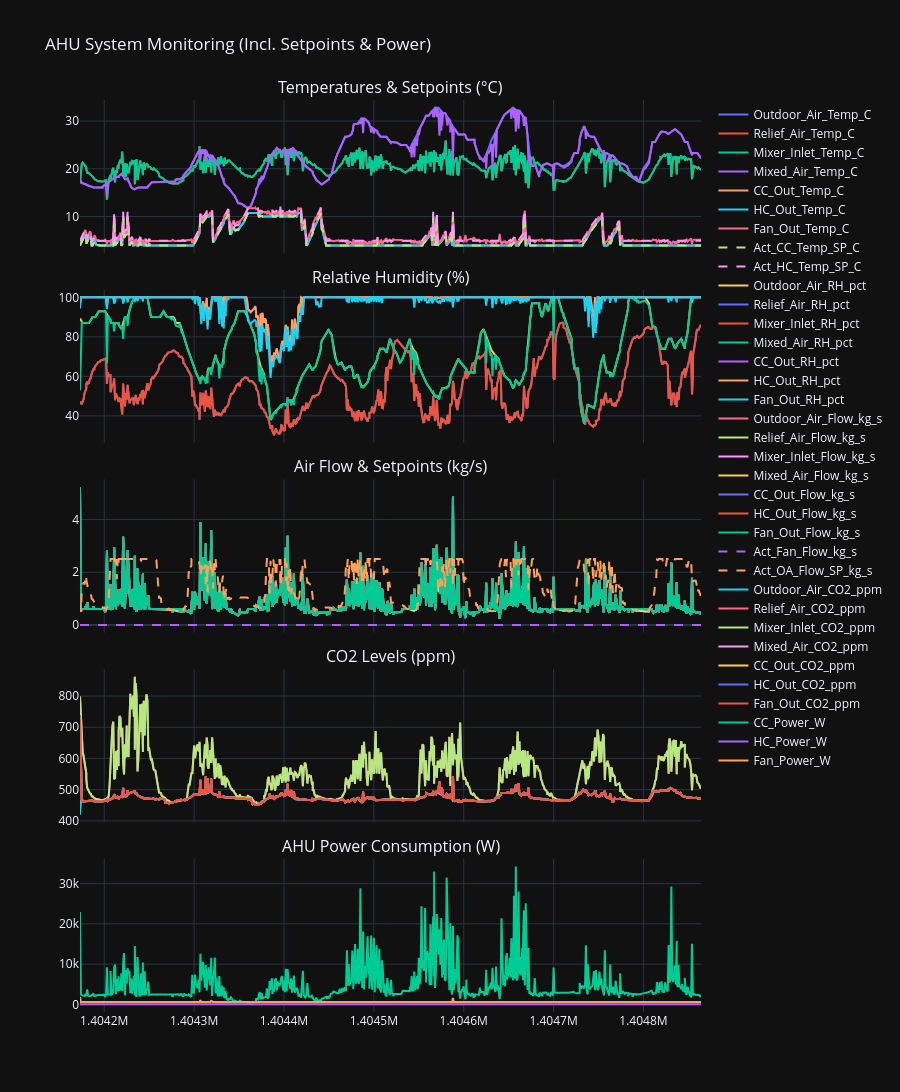

The code cell stored with this chart in its notebook:
### Code cell
plot_ahu_monitoring(df)

### Figure 1 — Plotly figure (JSON) as saved in the notebook; plotly's stock layout.template omitted (floating-point values rounded to 4 significant figures; data arrays with more than 128 entries replaced by an {"elided": "..."} marker saying what was removed)
{"data": [{"mode": "lines", "name": "Outdoor_Air_Temp_C", "type": "scatter", "x": {"elided": "768 int values"}, "xaxis": "x", "y": {"elided": "768 float values"}, "yaxis": "y"}, {"mode": "lines", "name": "Relief_Air_Temp_C", "type": "scatter", "x": {"elided": "768 int values"}, "xaxis": "x", "y": {"elided": "768 float values"}, "yaxis": "y"}, {"mode": "lines", "name": "Mixer_Inlet_Temp_C", "type": "scatter", "x": {"elided": "768 int values"}, "xaxis": "x", "y": {"elided": "768 float values"}, "yaxis": "y"}, {"mode": "lines", "name": "Mixed_Air_Temp_C", "type": "scatter", "x": {"elided": "768 int values"}, "xaxis": "x", "y": {"elided": "768 float values"}, "yaxis": "y"}, {"mode": "lines", "name": "CC_Out_Temp_C", "type": "scatter", "x": {"elided": "768 int values"}, "xaxis": "x", "y": {"elided": "768 float values"}, "yaxis": "y"}, {"mode": "lines", "name": "HC_Out_Temp_C", "type": "scatter", "x": {"elided": "768 int values"}, "xaxis": "x", "y": {"elided": "768 float values"}, "yaxis": "y"}, {"mode": "lines", "name": "Fan_Out_Temp_C", "type": "scatter", "x": {"elided": "768 int values"}, "xaxis": "x", "y": {"elided": "768 float values"}, "yaxis": "y"}, {"line": {"dash": "dash"}, "mode": "lines", "name": "Act_CC_Temp_SP_C", "type": "scatter", "x": {"elided": "768 int values"}, "xaxis": "x", "y": {"elided": "768 float values"}, "yaxis": "y"}, {"line": {"dash": "dash"}, "mode": "lines", "name": "Act_HC_Temp_SP_C", "type": "scatter", "x": {"elided": "768 int values"}, "xaxis": "x", "y": {"elided": "768 float values"}, "yaxis": "y"}, {"mode": "lines", "name": "Outdoor_Air_RH_pct", "type": "scatter", "x": {"elided": "768 int values"}, "xaxis": "x2", "y": {"elided": "768 float values"}, "yaxis": "y2"}, {"mode": "lines", "name": "Relief_Air_RH_pct", "type": "scatter", "x": {"elided": "768 int values"}, "xaxis": "x2", "y": {"elided": "768 float values"}, "yaxis": "y2"}, {"mode": "lines", "name": "Mixer_Inlet_RH_pct", "type": "scatter", "x": {"elided": "768 int values"}, "xaxis": "x2", "y": {"elided": "768 float values"}, "yaxis": "y2"}, {"mode": "lines", "name": "Mixed_Air_RH_pct", "type": "scatter", "x": {"elided": "768 int values"}, "xaxis": "x2", "y": {"elided": "768 float values"}, "yaxis": "y2"}, {"mode": "lines", "name": "CC_Out_RH_pct", "type": "scatter", "x": {"elided": "768 int values"}, "xaxis": "x2", "y": {"elided": "768 float values"}, "yaxis": "y2"}, {"mode": "lines", "name": "HC_Out_RH_pct", "type": "scatter", "x": {"elided": "768 int values"}, "xaxis": "x2", "y": {"elided": "768 float values"}, "yaxis": "y2"}, {"mode": "lines", "name": "Fan_Out_RH_pct", "type": "scatter", "x": {"elided": "768 int values"}, "xaxis": "x2", "y": {"elided": "768 float values"}, "yaxis": "y2"}, {"mode": "lines", "name": "Outdoor_Air_Flow_kg_s", "type": "scatter", "x": {"elided": "768 int values"}, "xaxis": "x3", "y": {"elided": "768 float values"}, "yaxis": "y3"}, {"mode": "lines", "name": "Relief_Air_Flow_kg_s", "type": "scatter", "x": {"elided": "768 int values"}, "xaxis": "x3", "y": {"elided": "768 float values"}, "yaxis": "y3"}, {"mode": "lines", "name": "Mixer_Inlet_Flow_kg_s", "type": "scatter", "x": {"elided": "768 int values"}, "xaxis": "x3", "y": {"elided": "768 float values"}, "yaxis": "y3"}, {"mode": "lines", "name": "Mixed_Air_Flow_kg_s", "type": "scatter", "x": {"elided": "768 int values"}, "xaxis": "x3", "y": {"elided": "768 float values"}, "yaxis": "y3"}, {"mode": "lines", "name": "CC_Out_Flow_kg_s", "type": "scatter", "x": {"elided": "768 int values"}, "xaxis": "x3", "y": {"elided": "768 float values"}, "yaxis": "y3"}, {"mode": "lines", "name": "HC_Out_Flow_kg_s", "type": "scatter", "x": {"elided": "768 int values"}, "xaxis": "x3", "y": {"elided": "768 float values"}, "yaxis": "y3"}, {"mode": "lines", "name": "Fan_Out_Flow_kg_s", "type": "scatter", "x": {"elided": "768 int values"}, "xaxis": "x3", "y": {"elided": "768 float values"}, "yaxis": "y3"}, {"line": {"dash": "dash"}, "mode": "lines", "name": "Act_Fan_Flow_kg_s", "type": "scatter", "x": {"elided": "768 int values"}, "xaxis": "x3", "y": {"elided": "768 int values"}, "yaxis": "y3"}, {"line": {"dash": "dash"}, "mode": "lines", "name": "Act_OA_Flow_SP_kg_s", "type": "scatter", "x": {"elided": "768 int values"}, "xaxis": "x3", "y": {"elided": "768 float values"}, "yaxis": "y3"}, {"mode": "lines", "name": "Outdoor_Air_CO2_ppm", "type": "scatter", "x": {"elided": "768 int values"}, "xaxis": "x4", "y": {"elided": "768 float values"}, "yaxis": "y4"}, {"mode": "lines", "name": "Relief_Air_CO2_ppm", "type": "scatter", "x": {"elided": "768 int values"}, "xaxis": "x4", "y": {"elided": "768 float values"}, "yaxis": "y4"}, {"mode": "lines", "name": "Mixer_Inlet_CO2_ppm", "type": "scatter", "x": {"elided": "768 int values"}, "xaxis": "x4", "y": {"elided": "768 float values"}, "yaxis": "y4"}, {"mode": "lines", "name": "Mixed_Air_CO2_ppm", "type": "scatter", "x": {"elided": "768 int values"}, "xaxis": "x4", "y": {"elided": "768 float values"}, "yaxis": "y4"}, {"mode": "lines", "name": "CC_Out_CO2_ppm", "type": "scatter", "x": {"elided": "768 int values"}, "xaxis": "x4", "y": {"elided": "768 float values"}, "yaxis": "y4"}, {"mode": "lines", "name": "HC_Out_CO2_ppm", "type": "scatter", "x": {"elided": "768 int values"}, "xaxis": "x4", "y": {"elided": "768 float values"}, "yaxis": "y4"}, {"mode": "lines", "name": "Fan_Out_CO2_ppm", "type": "scatter", "x": {"elided": "768 int values"}, "xaxis": "x4", "y": {"elided": "768 float values"}, "yaxis": "y4"}, {"mode": "lines", "name": "CC_Power_W", "type": "scatter", "x": {"elided": "768 int values"}, "xaxis": "x5", "y": {"elided": "768 float values"}, "yaxis": "y5"}, {"mode": "lines", "name": "HC_Power_W", "type": "scatter", "x": {"elided": "768 int values"}, "xaxis": "x5", "y": {"elided": "768 int values"}, "yaxis": "y5"}, {"mode": "lines", "name": "Fan_Power_W", "type": "scatter", "x": {"elided": "768 int values"}, "xaxis": "x5", "y": {"elided": "768 float values"}, "yaxis": "y5"}], "layout": {"annotations": [{"font": {"size": 16}, "showarrow": false, "text": "Temperatures & Setpoints (°C)", "x": 0.5, "xanchor": "center", "xref": "paper", "y": 1, "yanchor": "bottom", "yref": "paper"}, {"font": {"size": 16}, "showarrow": false, "text": "Relative Humidity (%)", "x": 0.5, "xanchor": "center", "xref": "paper", "y": 0.792, "yanchor": "bottom", "yref": "paper"}, {"font": {"size": 16}, "showarrow": false, "text": "Air Flow & Setpoints (kg/s)", "x": 0.5, "xanchor": "center", "xref": "paper", "y": 0.584, "yanchor": "bottom", "yref": "paper"}, {"font": {"size": 16}, "showarrow": false, "text": "CO2 Levels (ppm)", "x": 0.5, "xanchor": "center", "xref": "paper", "y": 0.376, "yanchor": "bottom", "yref": "paper"}, {"font": {"size": 16}, "showarrow": false, "text": "AHU Power Consumption (W)", "x": 0.5, "xanchor": "center", "xref": "paper", "y": 0.168, "yanchor": "bottom", "yref": "paper"}], "height": 1200, "hovermode": "x unified", "title": {"text": "AHU System Monitoring (Incl. Setpoints & Power)"}, "xaxis": {"anchor": "y", "domain": [0, 1], "matches": "x5", "showticklabels": false}, "xaxis2": {"anchor": "y2", "domain": [0, 1], "matches": "x5", "showticklabels": false}, "xaxis3": {"anchor": "y3", "domain": [0, 1], "matches": "x5", "showticklabels": false}, "xaxis4": {"anchor": "y4", "domain": [0, 1], "matches": "x5", "showticklabels": false}, "xaxis5": {"anchor": "y5", "domain": [0, 1]}, "yaxis": {"anchor": "x", "domain": [0.832, 1]}, "yaxis2": {"anchor": "x2", "domain": [0.624, 0.792]}, "yaxis3": {"anchor": "x3", "domain": [0.416, 0.584]}, "yaxis4": {"anchor": "x4", "domain": [0.208, 0.376]}, "yaxis5": {"anchor": "x5", "domain": [0, 0.168]}}}
